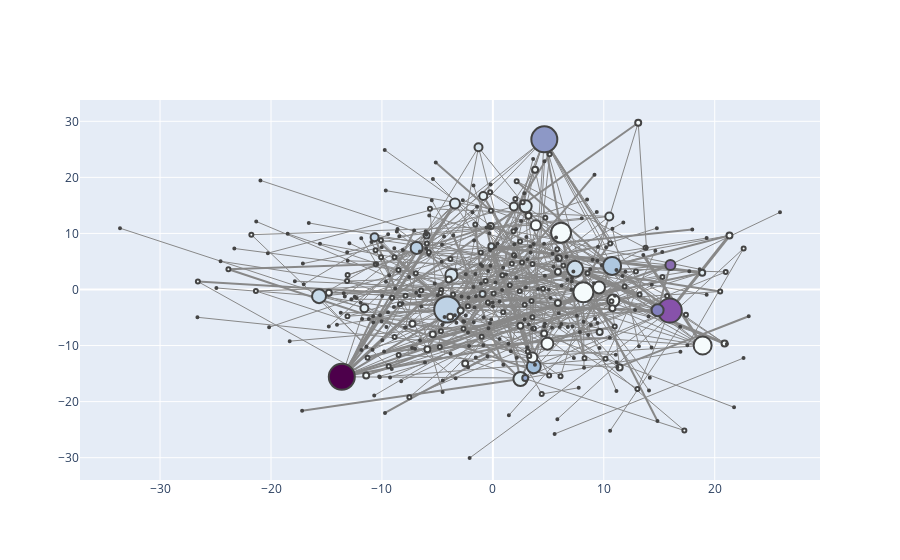

Notebook code cell kept with this figure:
### Code cell
configure_plotly_browser_state()
plotNetworkSizeColor(wordpressGraph,betweennessCentr,"betweenness")
